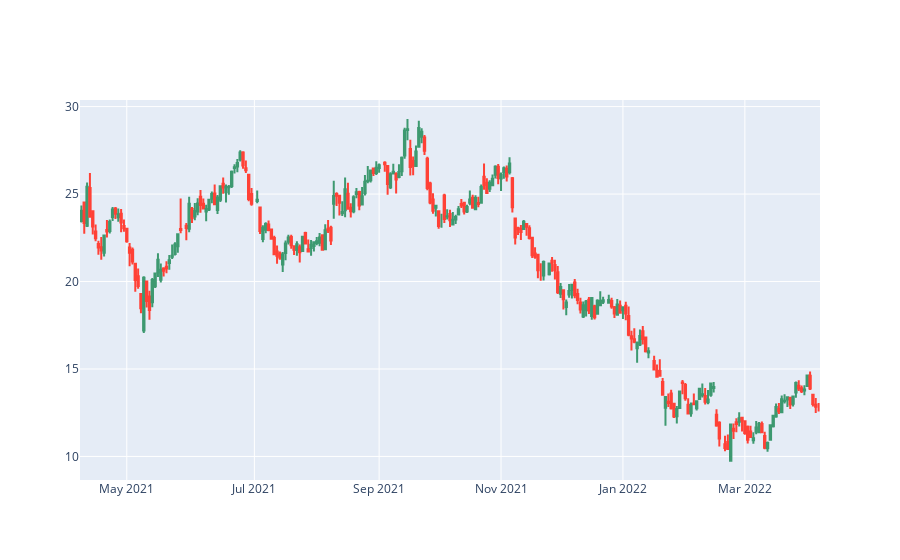

Notebook source saved alongside this figure:
### Code cell
fig = go.Figure(data=go.Candlestick(x=df.index, close=df.Close, open=df.Open, high=df.High, low=df.Low))
fig.update_xaxes(
    rangebreaks=[dict(bounds=['sat', 'mon'])]
)
fig.update_layout(xaxis_rangeslider_visible=False)
fig.show()

### Figure 1 — Plotly figure (JSON) as saved in the notebook; plotly's stock layout.template omitted (floating-point values rounded to 4 significant figures; data arrays with more than 128 entries replaced by an {"elided": "..."} marker saying what was removed)
{"data": [{"close": {"elided": "254 float values"}, "high": {"elided": "254 float values"}, "low": {"elided": "254 float values"}, "open": {"elided": "254 float values"}, "type": "candlestick", "x": {"elided": "254 str values"}}], "layout": {"xaxis": {"rangebreaks": [{"bounds": ["sat", "mon"]}], "rangeslider": {"visible": false}}}}
